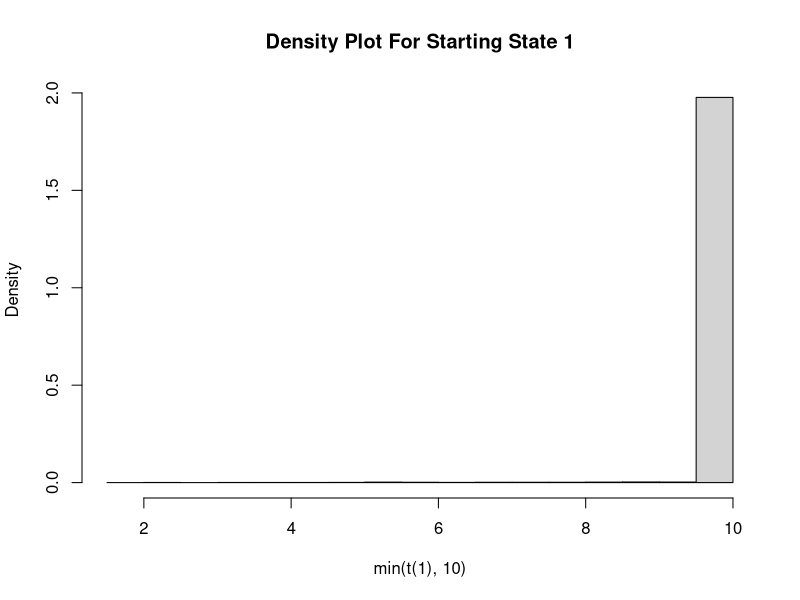
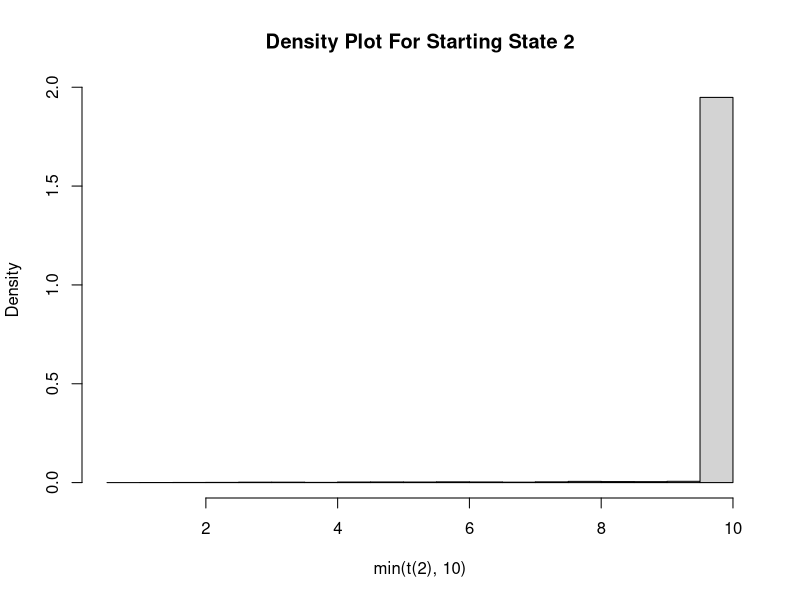
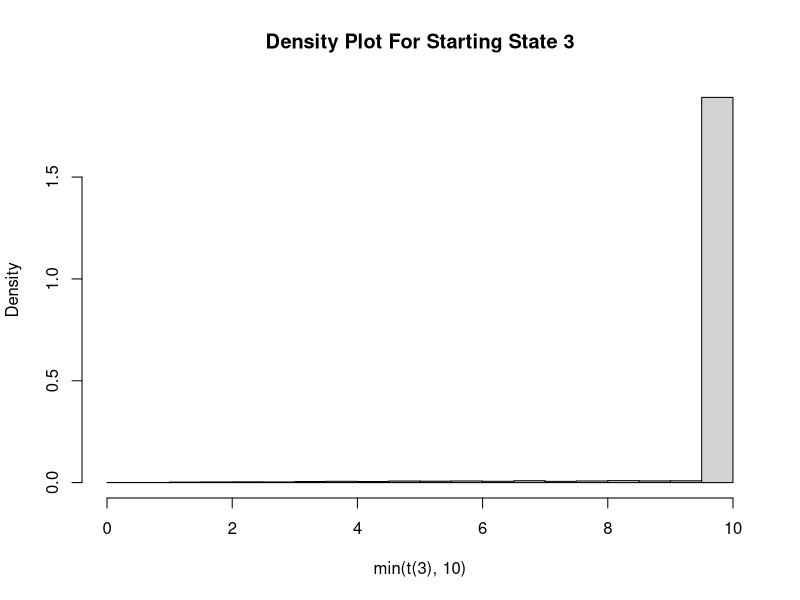
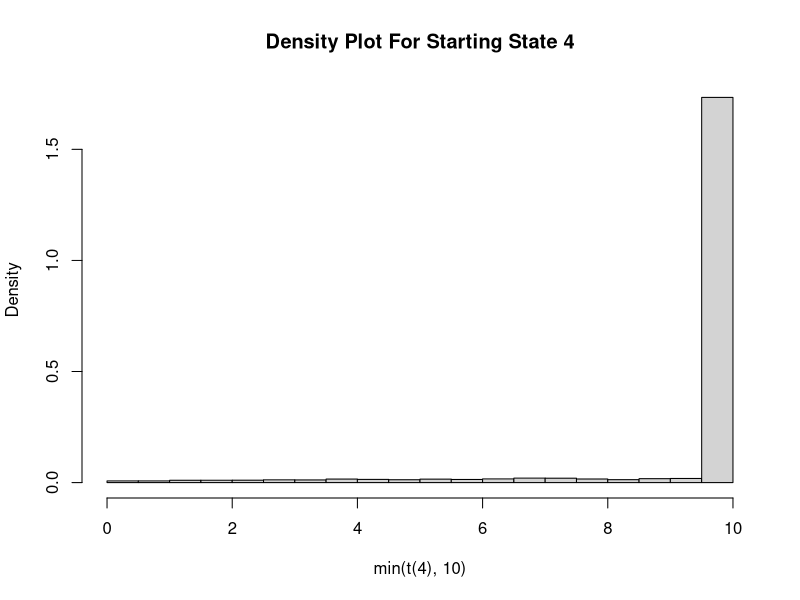
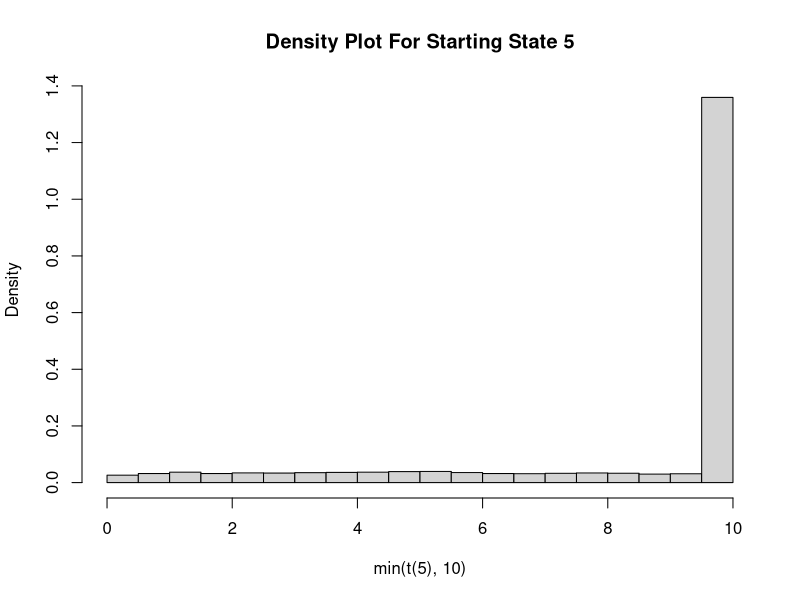
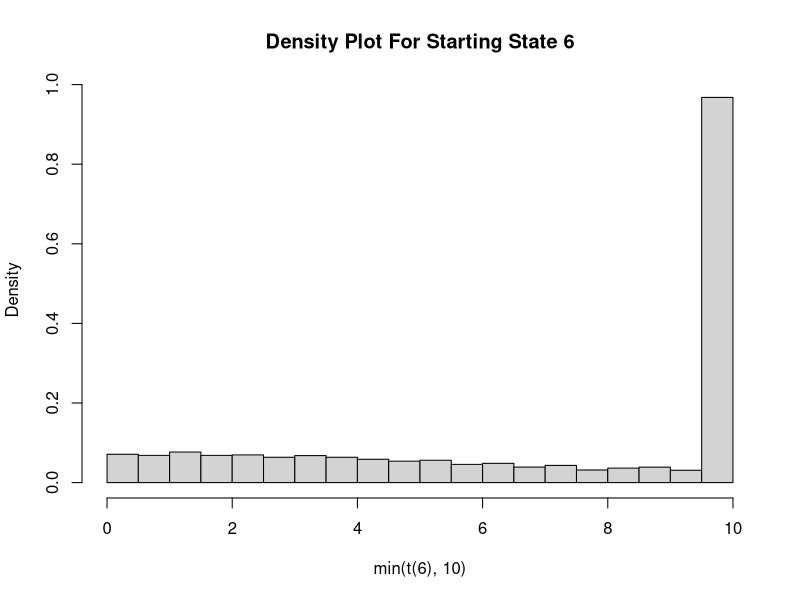
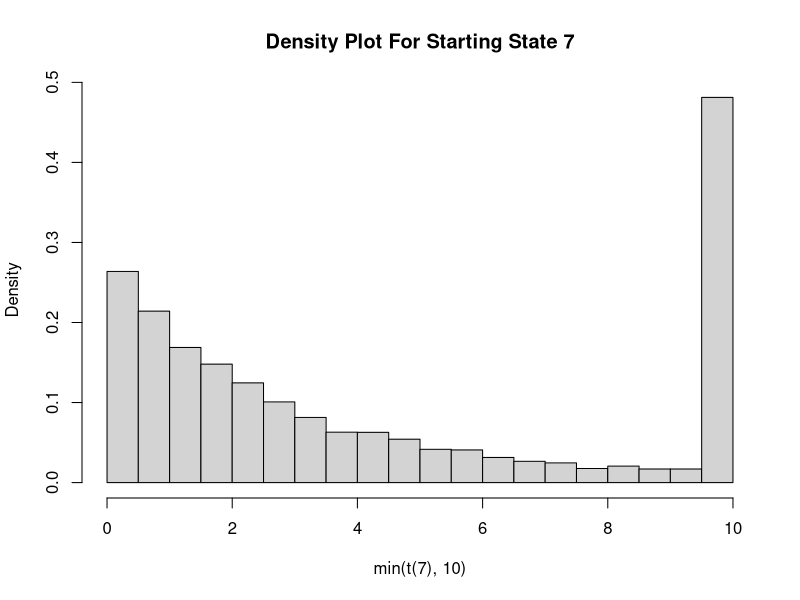

The R script that drew these images, in order:
# Homework 4 Problem 1

# Parameters
csprds<-c(0.83, 0.9, 1.2, 1.86, 3.47, 5.85, 13.21)/100
recovery<-0.4
rf<-0.04
maturity<-10

Q<-t(matrix(c(-.1154, .1019, .0083, .0020, .0031, 0, 0, 0,
              .0091, -.1043, .0787, .0105, .0030, .0030, 0, 0,
              .0010, .0309, -.1172, .0688, .0107, .0048, 0, .0010,
              .0007, .0047, .0713, -.1711, .0701, .0174, .0020, .0049,
              .0005, .0025, .0089, .0813, -.2530, .1181, .0144, .0273,
              0, .0021, .0034, .0073, .0568, -.1928, .0479, .0753,
              0,0,.0142, .0142, .0250, .0928, -.4318, .2856,
              0, 0, 0, 0, 0, 0, 0, 0), nrow = 8, ncol = 8))
M<-t(matrix(c(0,.8838, .0720, .0173, .0269, 0, 0, 0,
              .0872, 0, .7545, .1007, .0288, .0288, 0,0,
              .0085, .2637, 0, .5870, .0913, .0410, 0, .0085,
              .0041, .0275, .4167, 0, .4097, .1017, .0117, .0286,
              .0020, .0099, .0352, .3213, 0, .4668, .0569, .1079,
              0, .0109, .0176, .0379, .2946, 0, .2484, .3906,
              0, 0, .0329, .0329, .0579, .2149, 0, .6614,
              0,0,0,0,0,0,0,1), nrow = 8, ncol = 8))
hld_lam<-t(c(.1154, .1043, .1172, .1711, .2530, .1929, .4318, .0001))

# Construct Aliasing Algorithm table
r1 = M[1,]
r2 = M[2,]
r3 = M[3,]
r4 = M[4,]
r5 = M[5,]
r6 = M[6,]
r7 = M[7,]
r8 = M[8,]
states = 1:8
N=length(states)
NN=N-1
# Alias tables
T1= matrix(0, nrow = NN, ncol =3)
T2= matrix(0, nrow = NN, ncol =3)
T3= matrix(0, nrow = NN, ncol =3)
T4= matrix(0, nrow = NN, ncol =3)
T5= matrix(0, nrow = NN, ncol =3)
T6= matrix(0, nrow = NN, ncol =3)
T7= matrix(0, nrow = NN, ncol =3)
T8= matrix(0, nrow = NN, ncol =3)
for (j in 1:N) {
  if (j==1) {
    L = cbind(states, r1)
  } 
  else if (j==2) {
    L = cbind(states, r2)
  }
  else if (j==3) {
    L = cbind(states, r3)
  }
  else if (j==4) {
    L = cbind(states, r4)
  }
  else if (j==5) {
    L = cbind(states, r5)
  }
  else if (j==6) {
    L = cbind(states, r6)
  }
  else if (j==7) {
    L = cbind(states, r7)
  }
  else {
    L = cbind(states, r8)    
  }
  L[,2]=NN*L[,2]
  for (i in 1:NN) {
    L = L[order(L[,2], decreasing = FALSE),]
    if (j==1) {
      T1[i,1]=L[1,2]
      T1[i,2]=L[1,1]
      T1[i,3]=L[N+1-i,1]
    } 
    else if (j==2) {
      T2[i,1]=L[1,2]
      T2[i,2]=L[1,1]
      T2[i,3]=L[N+1-i,1]
    }
    else if (j==3) {
      T3[i,1]=L[1,2]
      T3[i,2]=L[1,1]
      T3[i,3]=L[N+1-i,1]
    }
    else if (j==4) {
      T4[i,1]=L[1,2]
      T4[i,2]=L[1,1]
      T4[i,3]=L[N+1-i,1]
    }
    else if (j==5) {
      T5[i,1]=L[1,2]
      T5[i,2]=L[1,1]
      T5[i,3]=L[N+1-i,1]
    }
    else if (j==6) {
      T6[i,1]=L[1,2]
      T6[i,2]=L[1,1]
      T6[i,3]=L[N+1-i,1]
    }
    else if (j==7) {
      T7[i,1]=L[1,2]
      T7[i,2]=L[1,1]
      T7[i,3]=L[N+1-i,1]
    }
    else {
      T8[i,1]=L[1,2]
      T8[i,2]=L[1,1]
      T8[i,3]=L[N+1-i,1]   
    }
    L[N+1-i,2]=L[N+1-i,2]-(1-L[1,2])
    L=L[-1,]
  }
}
# Giant Alias Table
AT=rbind(T1,T2,T3,T4,T5,T6,T7,T8)
                                                                
# part a
dflt_lam<-numeric(7)
dflt_lam<-csprds/(1-recovery)
dflt_lam

# part b
paths<-10000
dtimes<-matrix(0, nrow=NN, ncol=paths)
for (i in 1:NN) 
{
  for (j in 1:paths)
  {
    clock<-0
    cur_state<-i
    while (clock < maturity & cur_state != 8)
    {
      clock<-clock+(-1/hld_lam[cur_state])*log(runif(1))
      V=NN*runif(1)
      I=ceiling(V)
      W=I-V
      Y=(W<=AT[(cur_state-1)*NN+I, 1])
      YN=Y+0
      cur_state=AT[(cur_state-1)*NN+I, 2]*YN+AT[(cur_state-1)*NN+I, 3]*(1-YN)
    }
    dtimes[i,j]<-min(maturity,clock)
  }
}
# plot the density plots
for (i in 1:NN)
{
  hist(dtimes[i,], main=paste("Density Plot For Starting State ",i,sep=""),freq=FALSE,xlab=paste("min(t(",i, "), 10)", sep=""))
}

# part c
ddtimes<-matrix(0, nrow=NN, ncol=paths)
# Function to perform bisection method to find root
bisectRoot<-function (f, a, b, num = 10, eps = 1e-05) 
{
  result<-0
  h = abs(b - a)/num
  i = 0
  a1 = b1 = 0
  while (i <= num) {
    a1 = a + i * h
    b1 = a1 + h
    if (f(a1) == 0) {
      j=j+1
      result<-a1
    }
    else if (f(b1) == 0) {
      result<-b1
    }
    else if (f(a1) * f(b1) < 0) {
      repeat {
        if (abs(b1 - a1) < eps) 
          break
        x <- (a1 + b1)/2
        if (f(a1) * f(x) < 0) 
          b1 <- x
        else a1 <- x
      }
      result<-(a1+b1)/2
    }
    i = i + 1
  }
  print('use')
  return(result)
}
# main loop to find default time
for (i in 1:NN)
{
  for (j in 1:paths)
  {
    lt<-0
    rt<-0
    bound<--log(runif(1))
    lc<-0
    rc<-0
    cur_state<-i
    while (rt<maturity & lc < bound & cur_state != 8)
    {
      time<-(-1/hld_lam[cur_state])*log(runif(1))
      lt<-rt
      rt<-lt+time
      lc<-rc
      rc<-lc+dflt_lam[cur_state]*time
      V=NN*runif(1)
      I=ceiling(V)
      W=I-V
      Y=(W<=AT[(cur_state-1)*NN+I, 1])
      YN=Y+0
      cur_state=AT[(cur_state-1)*NN+I, 2]*YN+AT[(cur_state-1)*NN+I, 3]*(1-YN)
    }
    if (cur_state == 8) 
    {
      ddtimes[i,j]<-min(maturity, rt)
    }
    else
    {
      func<-function(x)
      {
        (rc-lc)*x/(rt-lt)-bound
      }
      ddtimes[i,j] <- bisectRoot(func, lt, rt)
    }
  }
}

